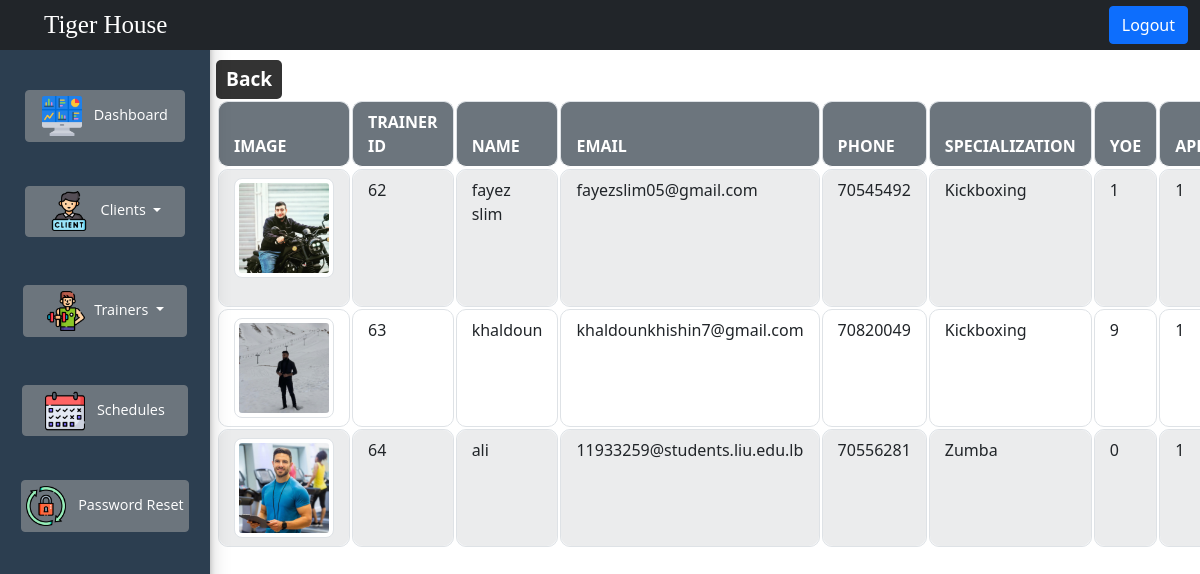
Screenshot of /trainerAdmin.php (signed in) with the database file from the repository.
### tables this page shows
CREATE TABLE `trainer` (
  `trainer_id` int(11) NOT NULL,
  `trainer_name` varchar(255) NOT NULL,
  `trainer_email` varchar(255) NOT NULL,
  `password` varchar(255) NOT NULL,
  `specialization` varchar(255) NOT NULL,
  `approved` tinyint(1) NOT NULL DEFAULT 0,
  `yoe` int(11) NOT NULL,
  `cover_letter` longtext NOT NULL,
  `resume` varchar(255) NOT NULL,
  `image` varchar(255) NOT NULL,
  `phone` int(11) NOT NULL,
  `join_date` date NOT NULL,
  `trainer_dob` int(11) NOT NULL
);

### trainerAdmin.php (the view, shortened to what this page needs)
<!DOCTYPE html>
<html lang="en">
<head>
    <link href="https://cdn.jsdelivr.net/npm/bootstrap@5.0.2/dist/css/bootstrap.min.css" rel="stylesheet"
>
    <link rel="stylesheet" href="admin.css">
    <link rel="stylesheet" href="table.css">
</head>
<body>
    <nav class="navbar navbar-expand-lg navbar-dark bg-dark custom-navbar fixed-top">
        <div class="container-fluid">
            <a class="navbar-brand" href="index.php">Tiger House</a>
            <div class="collapse navbar-collapse" id="navbarNav">
                <ul class="navbar-nav ms-auto">
                    <li class="nav-item">
                        <a class="btn btn-primary logout-btn" href="index.php">Logout</a>
                    </li>
                </ul>
            </div>
        </div>
    </nav>
    <div class="sidebar">
        <ul>
            <li>
                <a class="btn btn-secondary btn-dashboard" href="admin.php">
                    <img src="pics/dashboard.png" alt="Dashboard" width="40" height="40" class="me-2">
                    Dashboard
                </a>
            </li>
            <div class="dropdown"><br>
                <button class="btn btn-secondary dropdown-toggle btn-clients" type="button" data-bs-toggle="dropdown"
                    aria-expanded="false">
                    <img src="pics/client.png" alt="client" width="40" height="40" class="me-2"> Clients
                </button>
            </div>
            <div class="dropdown"><br><br>
                <button class="btn btn-secondary dropdown-toggle btn-trainers" type="button" data-bs-toggle="dropdown"
                    aria-expanded="false">
                    <img src="pics/trainer.png" alt="trainer" width="40" height="40" class="me-2">Trainers
                </button>
            </div>
            <li><br><br>
                <a class="btn btn-secondary btn-schedules" href="allSchedule.php">
                    <img src="pics/schedule.png" alt="trainer" width="40" height="40" class="me-2">
                    Schedules
                </a>
            </li>
            <li><br>
                <a class="btn btn-secondary btn-reset" href="reset_password.php">
                    <img src="pics/reset-password.png" alt="password" width="40" height="40" class="me-2">
                    Password Reset
                </a>
            </li>
        </ul>
    </div>
    <div class="main-content">
        <a class="back-link" href="admin.php">Back</a>
        <div class="table-responsive">
            <table class="table table-striped table-bordered">
                <tbody>
                    <?php
     require_once "connection.php";
     $sql = "SELECT * FROM trainer where approved=1";
     $result=$conn->query($sql);
     if ($result && mysqli_num_rows($result) > 0) {
        echo "<thead>
                <tr>
                <th>Image</th>
                <th>Trainer Id</th>
                <th>Name</th>
                <th>Email</th>
                <th>Phone</th>
                <th>Specialization</th>
                <th>yoe</th>
                <th>Approved</th>
                <th>Join Date</th>
                <th>coverletter</th>
                <th>Resme</th>
                </tr>
              </thead>";
     }
     else{
        echo"<p class='no-clients'>There is no active trainers right now</p>";
     }?>
                <tbody>
                    <?php
    foreach($result as $row): ?>
                    <tr>
                        <td><img src="<?php echo $row['image']; ?>" alt="" class="img-thumbnail"></td>
                        <td><?php echo $row['trainer_id']; ?></td>
                        <td><?php echo $row['trainer_name']; ?></td>
                        <td><?php echo $row['trainer_email']; ?></td>
                        <td><?php echo $row['phone']; ?></td>
                        <td><?php echo $row['specialization']; ?></td>
                        <td><?php echo $row['yoe']; ?></td>
                        <td><?php echo $row['approved']; ?></td>
                    </tr>
                    <?php endforeach; ?>
                </tbody>
            </table>
        </div>
    </div>
</body>
</html>

### admin.css (style rules this page uses)
body { margin: 0; padding: 0; }
.custom-navbar { height: 50px; }
.sidebar { padding-top: 90px; display: flex; flex-direction: column; justify-content: flex-start; align-items: center; width: 210px; height: 100%; background-color: #2c3e50; color: #ecf0f1; margin-right: 20px; height: 100vh; position: fixed; overflow-y: auto; box-shadow: 0 10px 20px rgba(0, 0, 0, 0.19), 0 6px 6px rgba(0, 0, 0, 0.23); font-family: 'Open Sans', sans-serif; text-align: center; }
ul { list-style: none; margin: 0; padding: 0; }
li { margin-bottom: 20px; }
li a img { display: inline-block; margin-right: 5px; vertical-align: middle; }
a { display: block; padding: 10px; color: #333; text-decoration: none; }
.main-content { padding-top: 5%; margin-left: 18%; }
.navbar-brand { font-family: "Pacifico", cursive; padding-left: 2rem; font-size: 25px; pointer-events: none; cursor: default; text-decoration: none; }
.logout-btn { margin-top: 20px; }
.btn-primary { font-size: 16px; }
.btn-dashboard { font-size: 0.9rem; padding: 0.3rem 1rem; }
.btn-clients, .btn-trainers, .btn-schedules { font-size: 0.9rem; padding: 0.3rem 1.4rem; }
.btn-reset { font-size: 0.9rem; padding: 0.3rem 0.3rem; }

### table.css (style rules this page uses)
:root { --table-border-color: #dee2e6; --table-header-bg: #6c757d; --table-row-hover-bg: #dee2e6; --table-striped-row-bg: #f8f9fa; --animation-speed: 0.3s; --box-shadow-color: rgba(0, 0, 0, 0.2); --table-padding: 8px 15px; }
.img-thumbnail { max-width: 100px; max-height: 100px; border-radius: 8px; }
.table { width: 100%; border-collapse: separate; border-spacing:1; }
.table td, .table th { border: 1px solid var(--table-border-color); border-radius: 10px; padding: var(--table-padding); transition: background-color var(--animation-speed) ease; }
.table thead th { background-color: var(--table-header-bg); color: white; text-transform: uppercase; }
.table-striped tbody tr:nth-of-type(odd) { background-color: var(--table-striped-row-bg); }

### trainerAdmin.php (style rules this page uses)
.back-link { display: inline-block; padding: 5px 10px; font-size: 1.2rem; font-weight: bold; color: #fff; background-color: #333; text-decoration: none; border-radius: 5px; transition: background-color 0.3s ease; }

### rows the page displays
trainer: image (picture), trainer_id "62", trainer_name "fayez slim", trainer_email "fayezslim05@gmail.com", phone "70545492", specialization "Kickboxing", yoe "1", approved "1"
trainer: image (picture), trainer_id "63", trainer_name "khaldoun", trainer_email "khaldounkhishin7@gmail.com", phone "70820049", specialization "Kickboxing", yoe "9", approved "1"
trainer: image (picture), trainer_id "64", trainer_name "ali", trainer_email "11933259@students.liu.edu.lb", phone "70556281", specialization "Zumba", yoe "0", approved "1"
